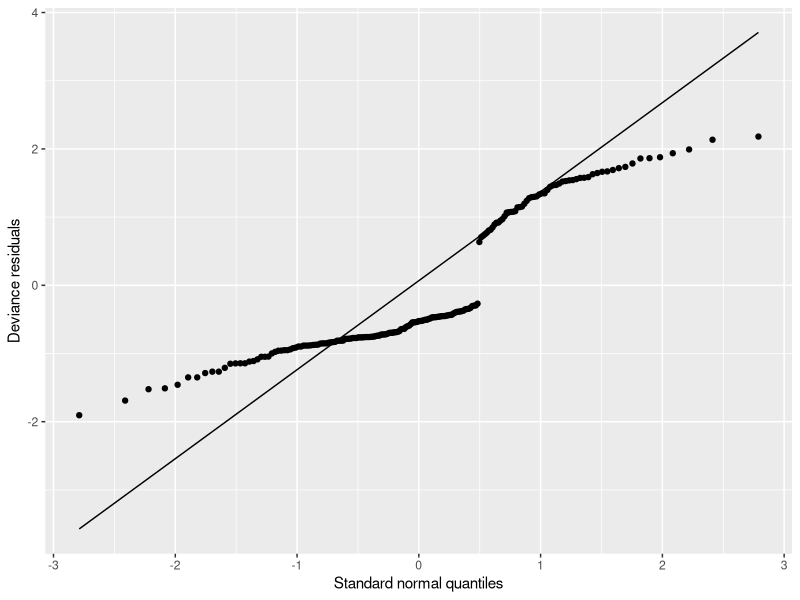
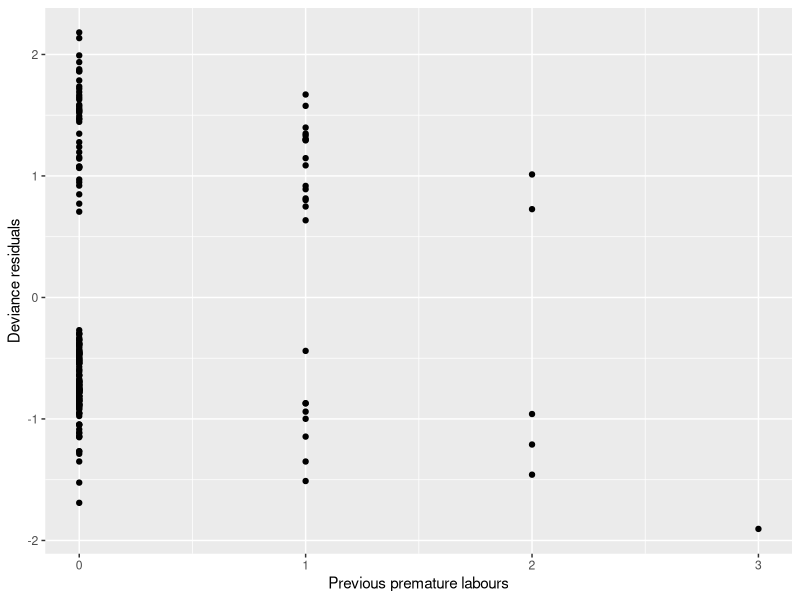
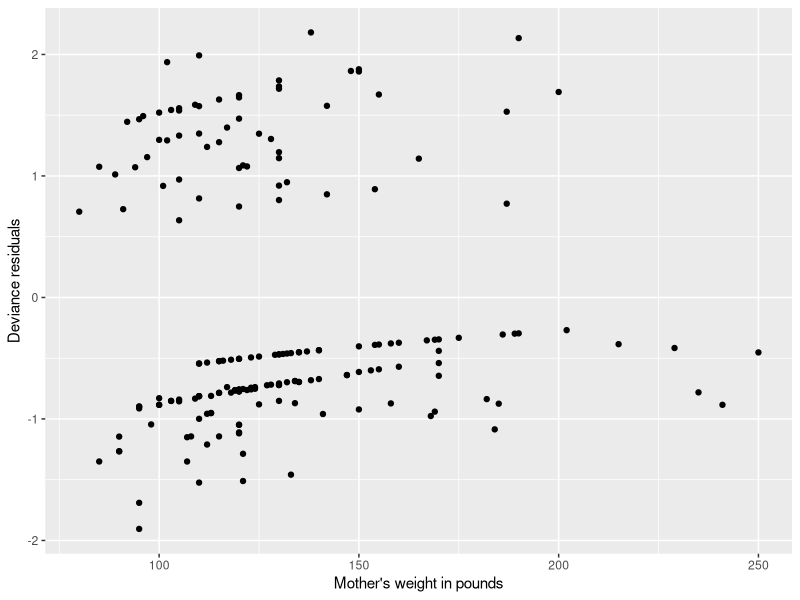
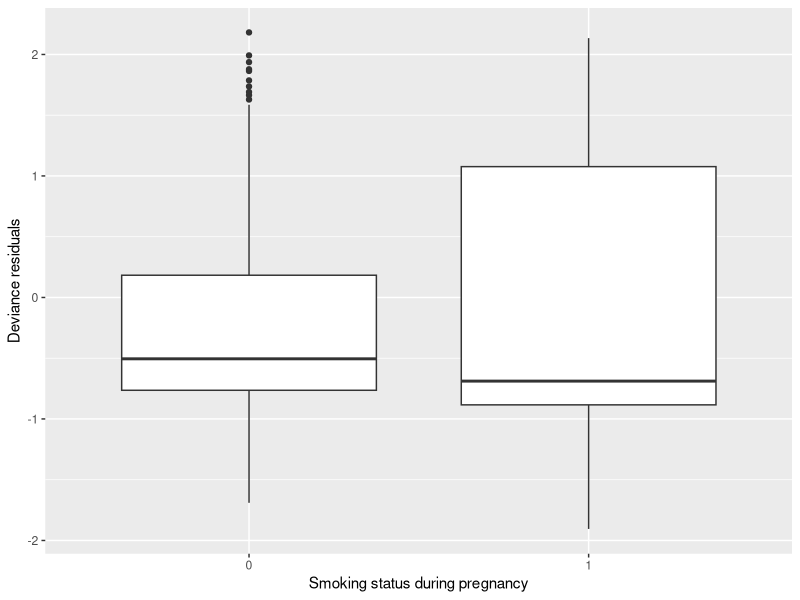
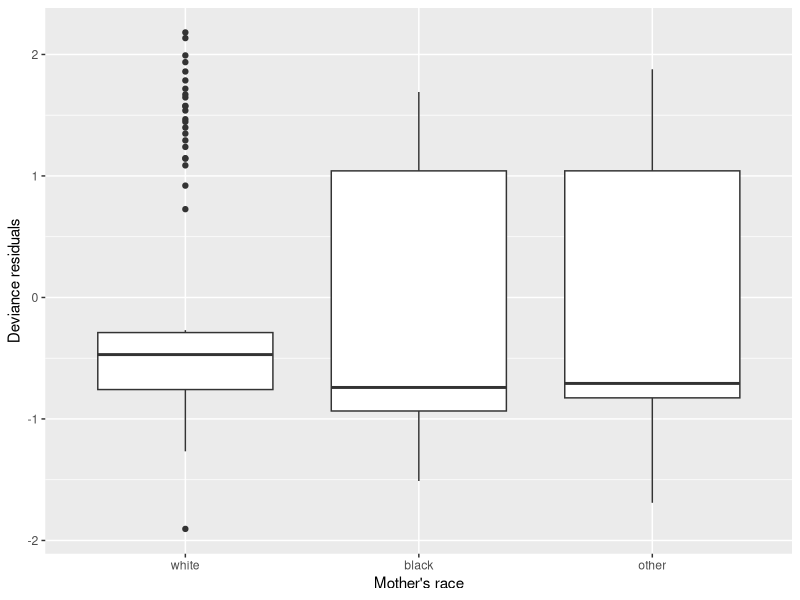
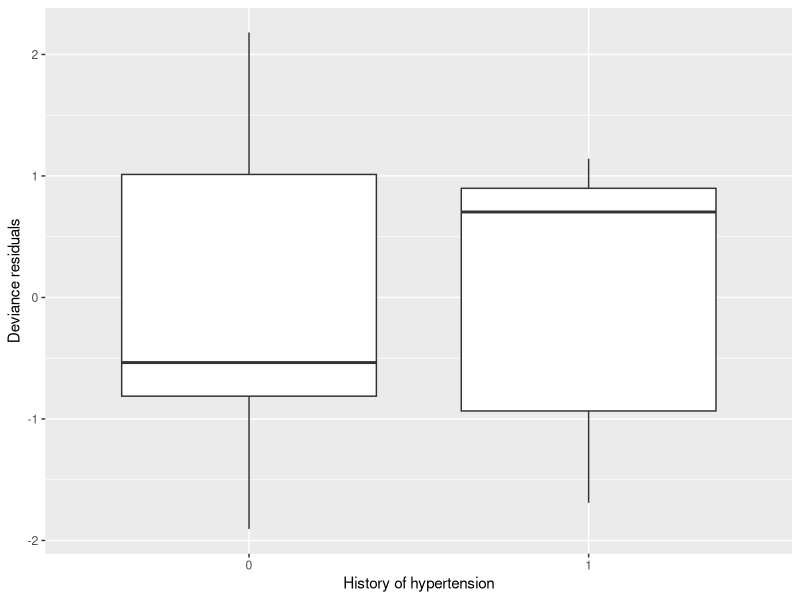
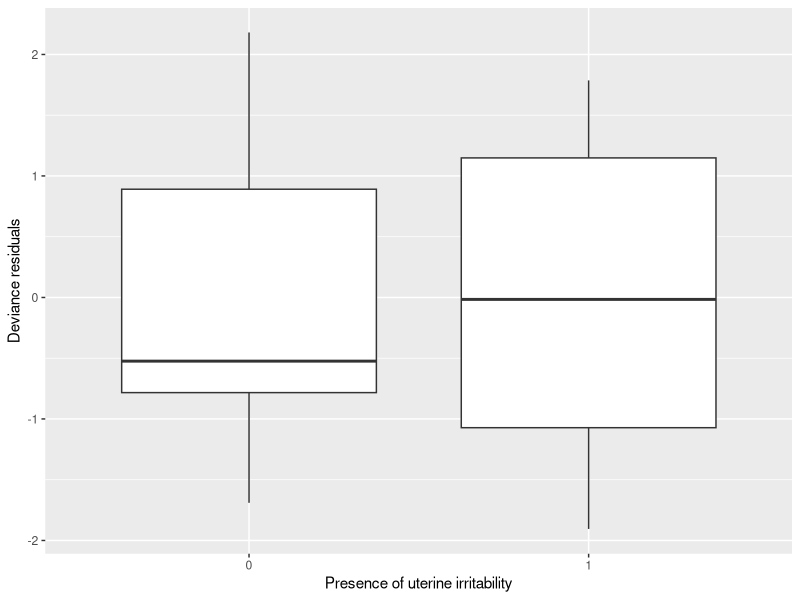

Write the R code that produced these figures, in order.
## ---- chunk 1
options(scipen = 999)
knitr::opts_chunk$set(message = FALSE,
                      warning = FALSE)

library(ggplot2)
library(dplyr)
library(GGally)
library(MASS)

qqplot.data <- function (vec) {
  y <- quantile(vec[!is.na(vec)], c(0.25, 0.75))
  x <- qnorm(c(0.25, 0.75))
  slope <- diff(y) / diff(x)
  int <- y[1L] - slope * x[1L]
  d <- data.frame(resids = vec)
  ggplot(d, aes(sample = resids)) + stat_qq() + stat_qq_line() + xlab("Standard normal quantiles") + ylab("Deviance residuals")
}

data <- with(birthwt, {
  race <- factor(race, labels = c("white", "black", "other"))
  data.frame(
    low = factor(low),
    age,
    lwt,
    race,
    smoke = factor(smoke),
    ptl,
    ht = factor(ht),
    ui = factor(ui),
    ftv,
    bwt
  )
})
## ---- chunk 2
glm.1 <- glm(low ~ age+lwt+race+smoke+ptl+ht+ui+ftv, binomial, data)
s.1 <- summary(glm.1)

s.1
## ---- chunk 3
data.frame(variable = c("ftv+age+ptl", "ftv+age", "ftv+ptl", "age+ptl", "ftv", "ptl", "age", ""), aic = c(221.28, 221.83, 219.93, 219.43, 220.16, 217.99, 219.95, 218.22)) %>%
  knitr::kable(caption = "Models", col.names = c("Variables", "AIC"))

glm.2 <- glm(low ~ ptl+lwt+race+smoke+ht+ui, binomial, data)
s.2 <- summary(glm.2)

s.2
## ---- chunk 4
resids <- residuals(glm.2, type="deviance")
qqplot.data(resids)
## ---- chunk 5
ggplot(data, aes(ptl, resids)) + geom_point() + xlab("Previous premature labours") + ylab("Deviance residuals")
## ---- chunk 6
ggplot(data, aes(lwt, resids)) + geom_point() + xlab("Mother's weight in pounds") + ylab("Deviance residuals")
## ---- chunk 7
ggplot(data, aes(smoke, resids)) + geom_boxplot() + xlab("Smoking status during pregnancy") + ylab("Deviance residuals")
## ---- chunk 8
ggplot(data, aes(race, resids)) + geom_boxplot() + xlab("Mother's race") + ylab("Deviance residuals")
## ---- chunk 9
ggplot(data, aes(ht, resids)) + geom_boxplot() + xlab("History of hypertension") + ylab("Deviance residuals")
## ---- chunk 10
ggplot(data, aes(ui, resids)) + geom_boxplot() + xlab("Presence of uterine irritability") + ylab("Deviance residuals")
## ---- chunk 11
# Hint: The ’vcov()’ function is helpful here
# age = 33 year old;
# lwt = 107 lb;
# race = 2 (black);
# smoke = 0 (doesn’t smoke);
# ptl = 0, (no previous premature labours);
# ht = 1 (hypertension present);
# ui = 0 (uterine irritability not present);
# ftv = 0 (number of physician visits during the first trimester is zero).
